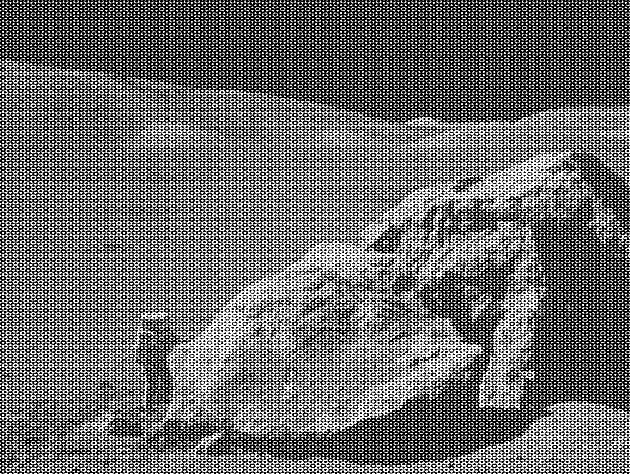
%> input picture Assignments/Assignments 1/Codes/CV/inputs /Q1_1.tif, 630 x 474 px
$ octave q1.m   (GNU Octave 9; MATLAB toolbox functions it lacks are replaced by stand-ins)
%> lines starting %> are read from the running program, lines starting %| are printed output that depends on the picture; in (x1, y1, x2, y2) boxes, pixels count from 0 and x2, y2 are one past the last pixel; in counts of white or black regions, pixels touching at a corner belong together; the program's own positions count from 1
% Srikanth K 17ETCS002124

%Arithmetic Mean Filter
x=imread('Q1_1.tif');
%> x is the input picture: size 474x630 uint8; min 0, max 255, mean 108.1
x1=imresize(x,[256,256]);
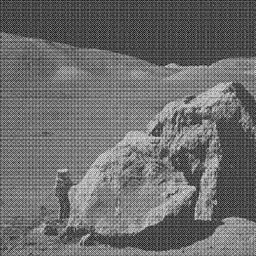
%> x1: size 256x256 uint8; min 1, max 245, mean 108
figure;imshow(x1)
title('Original Image (Srikanth K 17ETCS002124)')
x2=im2gray(x1);
figure;imshow(x2);title('Gray Image (Srikanth K 17ETCS002124)');
[m,n]=size(x2);
%> m = 256; n = 256
for i=1:m-3
    for j=1:n-3
        a=x(i:i+3,j:j+3);
        v(i,j)=sum(sum(a));
    end
end
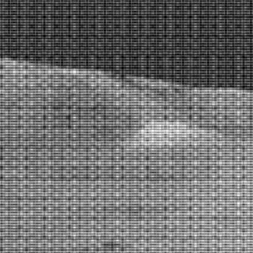
%> v: size 253x253 double; min 540, max 2988, mean 1616; drawn with min black and max white
y=mat2gray(v);
figure;imshow(y);
title('Output: Arithmetic Mean Filter (Srikanth K 17ETCS002124)');

% Min and Max Filter
Original=imread('Q1_1.tif');
BW = im2bw(Original,0.6);
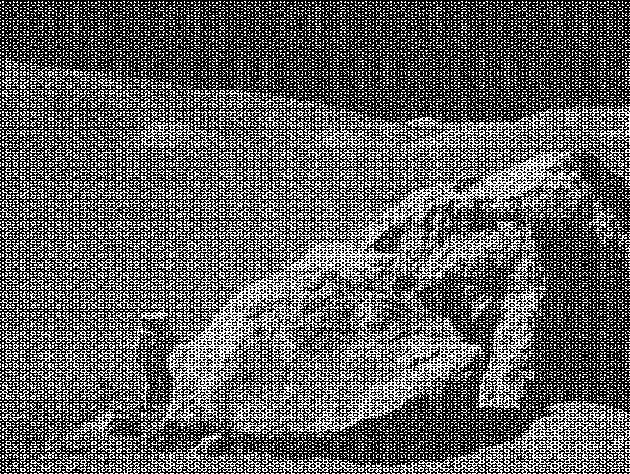
%> BW: size 474x630 logical; 36.8% white in thin lines or dots
minf=@(x) min(x(:));
maxf=@(x)max(x(:));
min_Image=nlfilter(BW,[3 3],minf);
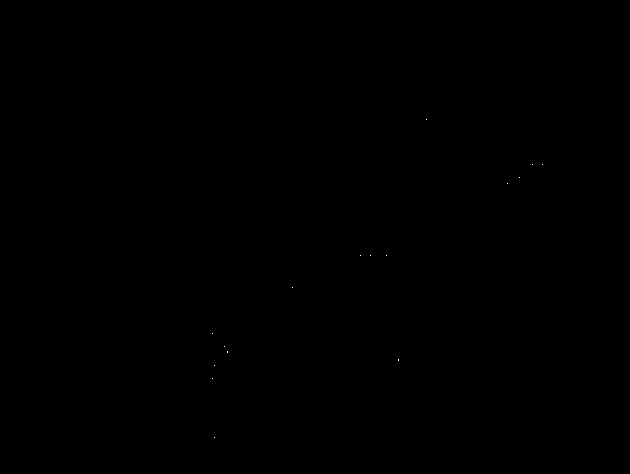
%> min_Image: size 474x630 logical; 0.01% white in thin lines or dots, all inside (x1, y1, x2, y2) = (212, 119, 543, 438)
max_Image=nlfilter(BW,[3 3],maxf);
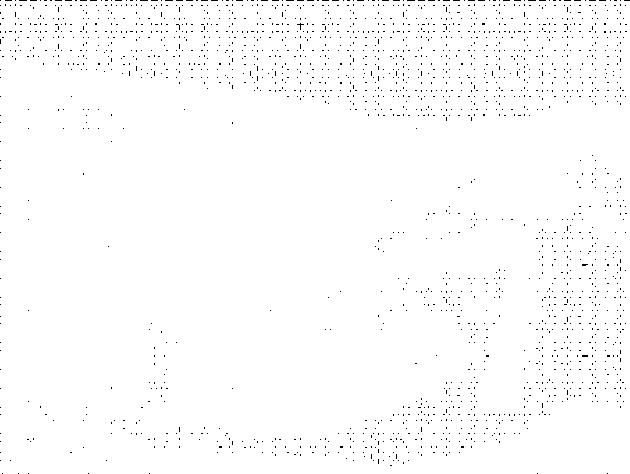
%> max_Image: size 474x630 logical; 98.8% white; black in thin lines or dots

subplot(2,2,1), imshow(BW), title('Original Image (Srikanth K 17ETCS002124)');
subplot(2,2,2), imshow(min_Image), title('Min (Srikanth K 17ETCS002124)');
subplot(2,2,3), imshow(max_Image), title('Max (Srikanth K 17ETCS002124)');


% Alpha Trimmed Mean Filter Image
data=imread('Q1_1.tif');
figure,imshow(data);, title('Original Image (Srikanth K 17ETCS002124)');
data=im2gray(data);
data=im2double(data);
masksize=2;
d=4;
figure,imshow(data)
[ro col]=size(data);
%> ro = 474; col = 630
temp1=[];
graber=0;
akkumulator=[];
%> (the run ends here)
